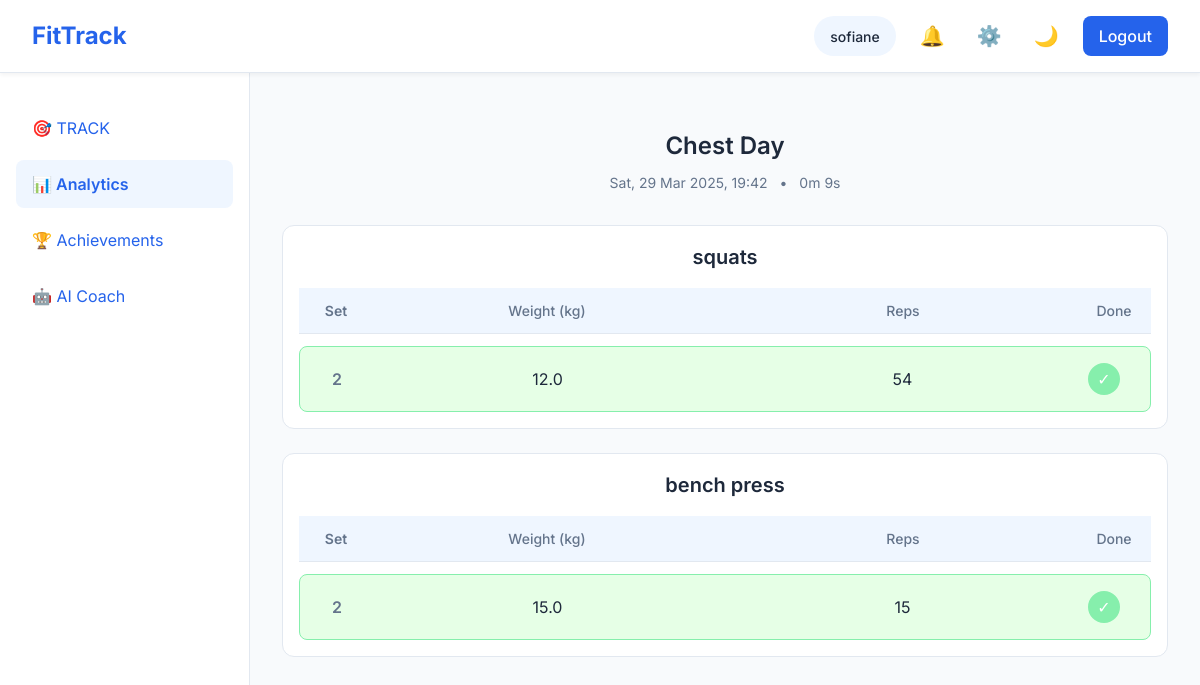
/home/session/115/ (signed in), run on the app's committed database.
### home/models.py (models this page shows, shortened)
class CustomUser(AbstractUser):
    birth_date = models.DateField(null=True, blank=True)
    GENDER_CHOICES = (
        ('M', 'Male'),
        ('F', 'Female'),
        ('O', 'Other'),
    )
    gender = models.CharField(max_length=1, choices=GENDER_CHOICES, blank=True)
    weight = models.FloatField(null=True, blank=True, help_text="Weight in kilograms")
    height = models.FloatField(null=True, blank=True, help_text="Height in centimeters")
    xp = models.IntegerField(default=0)  # Total XP earned
    level = models.IntegerField(default=1)  # Current level
    FITNESS_LEVEL_CHOICES = (
        ('B', 'Beginner'),
        ('I', 'Intermediate'),
        ('A', 'Advanced'),
    )
    fitness_level = models.CharField(
        max_length=1,
        choices=FITNESS_LEVEL_CHOICES,
        default='B',
        blank=True,
    )

class WorkoutSession(models.Model):
    user = models.ForeignKey(CustomUser, on_delete=models.CASCADE, related_name='sessions')
    template = models.ForeignKey(WorkoutTemplate, on_delete=models.CASCADE, related_name='sessions')
    activity_type = models.CharField(max_length=1, choices=WorkoutTemplate.ACTIVITY_TYPES)
    distance = models.FloatField(null=True, blank=True, help_text="Distance in kilometers")  # For running
    duration_seconds = models.IntegerField(null=True, blank=True, help_text="Duration in seconds")  # For both running and gym
    completed_at = models.DateTimeField(default=timezone.now)
    def get_duration_display(self):
        if self.duration_seconds is None:
            return "N/A"
        minutes = self.duration_seconds // 60
        seconds = self.duration_seconds % 60
        hours = int(minutes // 60)
        remaining_minutes = int(minutes % 60)
        if hours > 0:
            return f"{hours}h {remaining_minutes}m {seconds}s"
        return f"{remaining_minutes}m {seconds}s"

class WorkoutTemplate(models.Model):
    user = models.ForeignKey(CustomUser, on_delete=models.CASCADE, related_name='templates')
    name = models.CharField(max_length=100)  # e.g., "Morning run"
    ACTIVITY_TYPES = (
        ('R', 'Running'),
        ('G', 'Gym Session'),
    )
    activity_type = models.CharField(max_length=1, choices=ACTIVITY_TYPES)
    created_at = models.DateTimeField(auto_now_add=True)
    distance = models.FloatField(null=True, blank=True, help_text="Distance in kilometers")
    pace = models.CharField(max_length=5, null=True, blank=True, help_text="Pace in min/km, e.g., 5:30")

class SessionExercise(models.Model):
    session = models.ForeignKey(WorkoutSession, on_delete=models.CASCADE, related_name='exercises')
    exercise_name = models.CharField(max_length=100)
    order = models.PositiveIntegerField()

class SessionSet(models.Model):
    exercise = models.ForeignKey(SessionExercise, on_delete=models.CASCADE, related_name='sets')
    set_number = models.PositiveIntegerField()
    reps = models.PositiveIntegerField(null=True, blank=True)
    weight = models.FloatField(null=True, blank=True, help_text="Weight in kilograms")
    completed = models.BooleanField(default=False)  # New field

### home/views.py (the view)
# urls.py: path('session/<int:session_id>/', views.session_detail, name='session_detail'),
@login_required
def session_detail(request, session_id):
    session = get_object_or_404(WorkoutSession, id=session_id, user=request.user)
    context = {
        'session': session,
        'active_page': 'analytics',  # sidebar highlighting
    }
    return render(request, 'home/session_detail.html', context)

### home/templates/home/session_detail.html (shortened to what this page needs)
{% extends "home/layout.html" %}
{% load static %}
{% block content %}
<main class="main-content workout-session">
  <div class="workout-session-header">
    <h1>{{ session.template.name }}</h1>
    <div class="workout-meta">
      <span>{{ session.completed_at|date:"D, j M Y, H:i" }}</span>
      <span class="separator">•</span>
      <span>{{ session.get_duration_display }}</span>
    </div>
  </div>
  <div class="exercise-list" id="sessionExercises">
    {% if session.activity_type == 'R' %}
    <div class="exercise-card">
      <h2>Distance Tracking</h2>
      <div class="run-tracking">
        <div class="distance-display">{{ session.distance|default:"0" }} km</div>
      </div>
    </div>
    {% else %}
    {% for exercise in session.exercises.all %}
    <div class="exercise-card">
      <h2>{{ exercise.exercise_name }}</h2>
      <div class="exercise-sets">
        <div class="column-headers">
          <div class="set-number">Set</div>
          <div class="input-header">Weight (kg)</div>
          <div class="input-header">Reps</div>
          <div class="complete-header">Done</div>
        </div>
        {% for set in exercise.sets.all %}
        <div class="exercise-set completed">
          <div class="set-number">{{ set.set_number }}</div>
          <div class="weight-display">{{ set.weight|default:"-" }}</div>
          <div class="reps-display">{{ set.reps|default:"-" }}</div>
          <div class="complete-set completed">✓</div>
        </div>
        {% empty %}
        <p>No completed sets recorded.</p>
        {% endfor %}
      </div>
    </div>
    {% empty %}
    <p>No exercises recorded for this session.</p>
    {% endfor %}
    {% endif %}
  </div>
</main>
{% endblock %}

### home/templates/home/layout.html (shortened to what this page needs)
{% load static %}
<!DOCTYPE html>
<html lang="en">
<head>
  <link rel="stylesheet" href="{% static 'home/style.css' %}">
</head>
<body>
<div class="app-container">
  <header>
    <div class="logo">FitTrack</div>
    <div class="header-actions">
      <div class="user-profile">
        <span class="user-greeting">{{ request.user.username }}</span>
      </div>
      <button class="icon-button">🔔</button>
      <button class="icon-button">⚙️</button>
      <button class="theme-toggle-btn" aria-label="Toggle dark mode">🌙</button>
      <a href="{% url 'logout' %}" class="login-button-header">Logout</a>
    </div>
  </header>
  <div class="content">
    <nav class="sidebar">
      <ul>
        <a href="{% url 'track' %}"><li {% if active_page == 'track' %}class="active"{% endif %}><span>🎯 TRACK</span></li></a>
        <a href="{% url 'analytics' %}"><li {% if active_page == 'analytics' %}class="active"{% endif %}><span>📊 Analytics</span></li></a>
        <a href="{% url 'achievements' %}"><li {% if active_page == 'achievements' %}class="active"{% endif %}><span>🏆 Achievements</span></li></a>
        <a href="{%url 'aicoach' %}"><li {% if active_page == 'aicoach' %}class="active"{% endif %}><span>🤖 AI Coach</span></li></a>
      </ul>
    </nav>
    {% block content %}
    {% endblock %}
  </div>
</div>
</body>
</html>

### home/static/home/style.css (style rules this page uses)
:root { --primary-color: #2563eb; --background-color: #f8fafc; --sidebar-color: #ffffff; --text-primary: #1e293b; --text-secondary: #64748b; --border-color: #e2e8f0; --hover-color: #eff6ff; }
a { color: var(--primary-color); text-decoration: none; }
* { margin: 0; padding: 0; box-sizing: border-box; }
body { font-family: 'Inter', sans-serif; background-color: var(--background-color); color: var(--text-primary); line-height: 1.5; }
.app-container { min-height: 100vh; display: flex; flex-direction: column; }
header { background-color: var(--sidebar-color); padding: 1rem 2rem; display: flex; justify-content: space-between; align-items: center; border-bottom: 1px solid var(--border-color); position: fixed; top: 0; left: 0; right: 0; z-index: 100; box-shadow: 0 2px 4px rgba(0, 0, 0, 0.05); }
.logo { font-size: 1.5rem; font-weight: 700; color: var(--primary-color); }
.header-actions { display: flex; gap: 1rem; }
.user-profile { display: flex; align-items: center; padding: 0.25rem; padding-left: 1rem; border-radius: 2rem; background-color: var(--hover-color); }
.user-greeting { color: var(--text-primary); font-weight: 500; padding-right: 0.75rem; font-size: 0.875rem; }
.icon-button { background: none; border: none; font-size: 1.25rem; cursor: pointer; padding: 0.5rem; border-radius: 50%; transition: background-color 0.2s; }
.login-button-header { background-color: var(--primary-color); color: white; padding: 0.5rem 1rem; border-radius: 0.5rem; font-weight: 500; text-decoration: none; transition: transform 0.2s; }
.content { display: flex; margin-top: 72px; flex: 1; }
.sidebar { width: 250px; position: fixed; top: 72px; bottom: 0; background-color: var(--sidebar-color); padding: 2rem 1rem; border-right: 1px solid var(--border-color); overflow-y: auto; }
.sidebar ul { list-style: none; }
.sidebar li { padding: 0.75rem 1rem; margin-bottom: 0.5rem; border-radius: 0.5rem; cursor: pointer; transition: background-color 0.2s; }
.sidebar li.active { background-color: var(--hover-color); color: var(--primary-color); font-weight: 600; }
.main-content { margin-left: 250px; flex: 1; padding: 2rem; }
.exercise-sets { display: flex; flex-direction: column; gap: 0.75rem; }
.exercise-set { display: grid; grid-template-columns: 1fr 1fr auto; gap: 1rem; align-items: center; padding: 1rem; background: white; border-radius: 0.5rem; border: 1px solid var(--border-color); transition: all 0.2s; }
.workout-session-header { text-align: center; margin-bottom: 2rem; }
.workout-session-header h1 { font-size: 1.5rem; font-weight: 600; color: var(--text-primary); margin-bottom: 0.5rem; }
.workout-meta { color: var(--text-secondary); font-size: 0.875rem; }
.workout-meta .separator { margin: 0 0.5rem; }
.exercise-card { background: var(--sidebar-color); border-radius: 0.75rem; border: 1px solid var(--border-color); margin-bottom: 1.5rem; padding: 1rem; }
.exercise-card h2 { font-size: 1.25rem; font-weight: 600; color: var(--text-primary); margin-bottom: 1rem; text-align: center; }
.column-headers { display: grid; grid-template-columns: 50px 1fr 1fr 50px; gap: 1rem; padding: 0.75rem; background: var(--hover-color); border-bottom: 1px solid var(--border-color); font-weight: 500; color: var(--text-secondary); font-size: 0.875rem; text-align: center; }
.input-header { text-align: center; }
.complete-header { text-align: center; }
.exercise-set { display: grid; grid-template-columns: 50px 1fr 1fr 50px; gap: 1rem; padding: 0.75rem; background: var(--background-color); border-radius: 0.5rem; border: 1px solid var(--border-color); align-items: center; }
.exercise-set.completed { background: #e6ffe6; border-color: #86efac; }
.set-number { font-weight: 600; color: var(--text-secondary); text-align: center; }
.weight-display, .reps-display { padding: 0.5rem; text-align: center; color: var(--text-primary); }
.complete-set { width: 2rem; height: 2rem; border-radius: 50%; display: flex; align-items: center; justify-content: center; font-size: 1rem; background: none; color: #86efac; border: 2px solid #86efac; }
.complete-set.completed { background: #86efac; color: white; }
* { transition: background-color 0.3s ease, color 0.3s ease, border-color 0.3s ease; }
.theme-toggle-btn { background: none; border: none; font-size: 1.25rem; cursor: pointer; padding: 0.5rem; border-radius: 50%; color: var(--text-primary); transition: background-color 0.2s, transform 0.2s; }

### data on the page
CustomUser: user.username "sofiane"
WorkoutSession: template.name "Chest Day", completed_at "Sat, 29 Mar 2025, 19:42", duration "0m 9s"
SessionExercise: exercise_name "squats"
SessionSet: set_number "2", weight "12.0", reps "54"
SessionExercise: exercise_name "bench press"
SessionSet: set_number "2", weight "15.0", reps "15"
